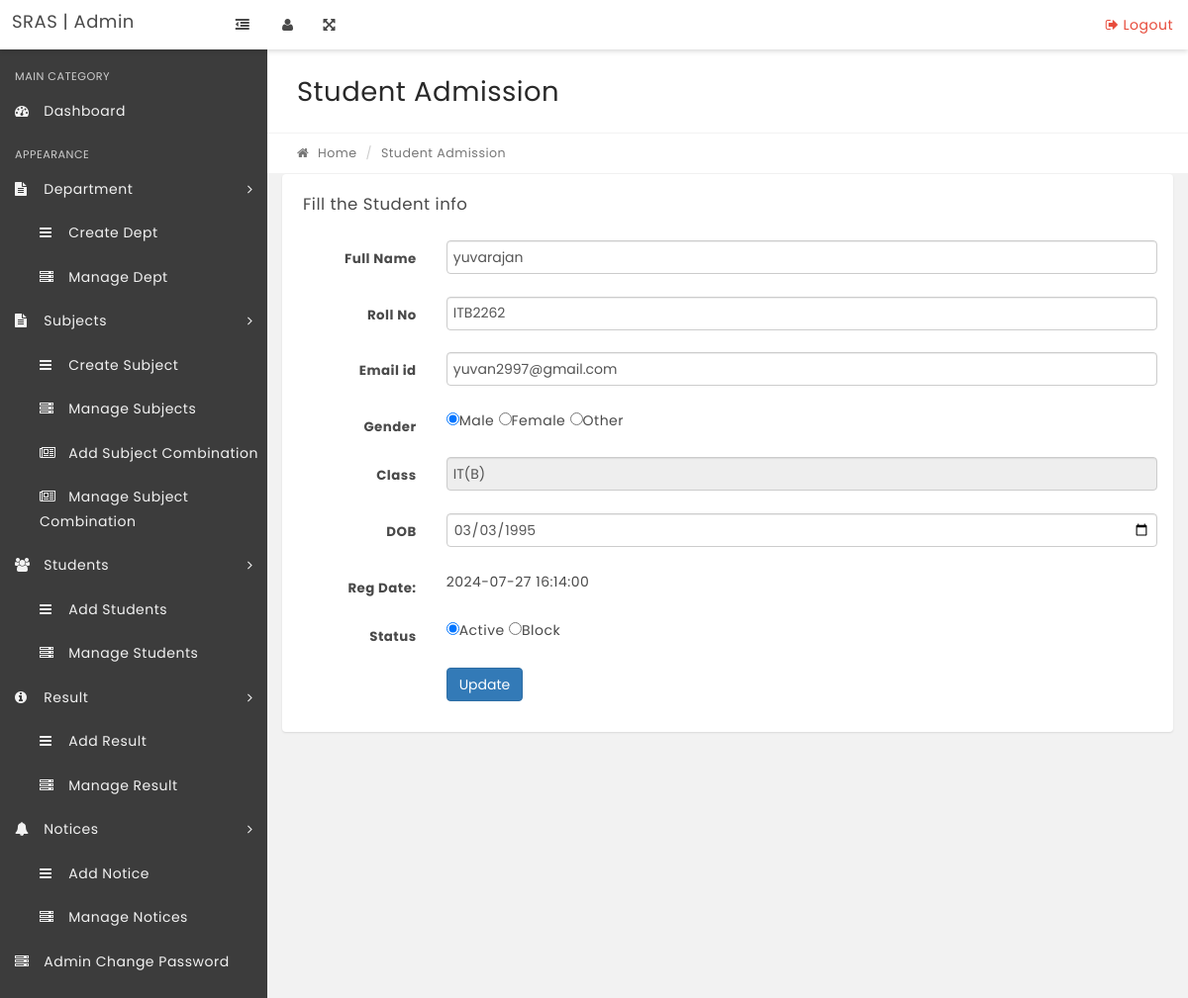
Page /edit-student.php?stid=1 on the committed database.
### tables this page shows
CREATE TABLE `tblstudents` (
  `StudentId` int(11) NOT NULL,
  `StudentName` varchar(100) DEFAULT NULL,
  `RollId` varchar(100) DEFAULT NULL,
  `StudentEmail` varchar(100) DEFAULT NULL,
  `Gender` varchar(10) DEFAULT NULL,
  `DOB` varchar(100) DEFAULT NULL,
  `ClassId` int(11) DEFAULT NULL,
  `RegDate` timestamp NULL DEFAULT current_timestamp(),
  `UpdationDate` timestamp NULL DEFAULT NULL,
  `Status` int(1) DEFAULT NULL
);

CREATE TABLE `tblclasses` (
  `id` int(11) NOT NULL,
  `ClassName` varchar(80) DEFAULT NULL,
  `ClassNameNumeric` int(4) DEFAULT NULL,
  `Section` varchar(5) DEFAULT NULL,
  `CreationDate` timestamp NULL DEFAULT current_timestamp(),
  `UpdationDate` timestamp NULL DEFAULT NULL
);

### edit-student.php (the view, shortened to what this page needs)
<?php
include('includes/config.php');
if(strlen($_SESSION['alogin'])=="")
    {
    header("Location: index.php");
    }
    else{
$stid=intval($_GET['stid']);
?>
<!DOCTYPE html>
<html lang="en">
    <head>
        <link rel="stylesheet" href="css/bootstrap.min.css" media="screen" >
        <link rel="stylesheet" href="css/font-awesome.min.css" media="screen" >
        <link rel="stylesheet" href="css/animate-css/animate.min.css" media="screen" >
        <link rel="stylesheet" href="css/lobipanel/lobipanel.min.css" media="screen" >
        <link rel="stylesheet" href="css/prism/prism.css" media="screen" >
        <link rel="stylesheet" href="css/select2/select2.min.css" >
        <link rel="stylesheet" href="css/main.css" media="screen" >
    </head>
    <body class="top-navbar-fixed">
        <div class="main-wrapper">
  <?php include('includes/topbar.php');?>
            <div class="content-wrapper">
                <div class="content-container">
                   <?php include('includes/leftbar.php');?>
                    <div class="main-page">
                     <div class="container-fluid">
                            <div class="row page-title-div">
                                <div class="col-md-6">
                                    <h2 class="title">Student Admission</h2>
                                </div>
                            </div>
                            <div class="row breadcrumb-div">
                                <div class="col-md-6">
                                    <ul class="breadcrumb">
                                        <li><a href="dashboard.php"><i class="fa fa-home"></i> Home</a></li>
                                        <li class="active">Student Admission</li>
                                    </ul>
                                </div>
                            </div>
                        </div>
                        <div class="container-fluid">
                        <div class="row">
                                    <div class="col-md-12">
                                        <div class="panel">
                                            <div class="panel-heading">
                                                <div class="panel-title">
                                                    <h5>Fill the Student info</h5>
                                                </div>
                                            </div>
                                            <div class="panel-body">
                                                <form class="form-horizontal" method="post">
<?php
$sql = "SELECT tblstudents.StudentName,tblstudents.RollId,tblstudents.RegDate,tblstudents.StudentId,tblstudents.Status,tblstudents.StudentEmail,tblstudents.Gender,tblstudents.DOB,tblclasses.ClassName,tblclasses.Section from tblstudents join tblclasses on tblclasses.id=tblstudents.ClassId where tblstudents.StudentId=:stid";
$query = $dbh->prepare($sql);
$query->bindParam(':stid',$stid,PDO::PARAM_STR);
$query->execute();
$results=$query->fetchAll(PDO::FETCH_OBJ);
if($query->rowCount() > 0)
{
foreach($results as $result)
{  ?>
<div class="form-group">
<label for="default" class="col-sm-2 control-label">Full Name</label>
<div class="col-sm-10">
<input type="text" name="fullanme" class="form-control" id="fullanme" value="<?php echo htmlentities($result->StudentName)?>" required="required" autocomplete="off">
</div>
</div>
<div class="form-group">
<label for="default" class="col-sm-2 control-label">Roll No</label>
<div class="col-sm-10">
<input type="text" name="rollid" class="form-control" id="rollid" value="<?php echo htmlentities($result->RollId)?>" maxlength="8" required="required" autocomplete="off">
</div>
</div>
<div class="form-group">
<label for="default" class="col-sm-2 control-label">Email id</label>
<div class="col-sm-10">
<input type="email" name="emailid" class="form-control" id="email" value="<?php echo htmlentities($result->StudentEmail)?>" required="required" autocomplete="off">
</div>
</div>
<div class="form-group">
<label for="default" class="col-sm-2 control-label">Gender</label>
<div class="col-sm-10">
<?php  $gndr=$result->Gender;
if($gndr=="Male")
{
?>
<input type="radio" name="gender" value="Male" required="required" checked>Male <input type="radio" name="gender" value="Female" required="required">Female <input type="radio" name="gender" value="Other" required="required">Other
<?php }?>
</div>
</div>
                                                    <div class="form-group">
                                                        <label for="default" class="col-sm-2 control-label">Class</label>
                                                        <div class="col-sm-10">
<input type="text" name="classname" class="form-control" id="classname" value="<?php echo htmlentities($result->ClassName)?>(<?php echo htmlentities($result->Section)?>)" readonly>
                                                        </div>
                                                    </div>
<div class="form-group">
                                                        <label for="date" class="col-sm-2 control-label">DOB</label>
                                                        <div class="col-sm-10">
                <input type="date"  name="dob" class="form-control" value="<?php echo htmlentities($result->DOB)?>" id="date">
                                                        </div>
                                                    </div>
<div class="form-group">
<label for="default" class="col-sm-2 control-label">Reg Date: </label>
<div class="col-sm-10">
<?php echo htmlentities($result->RegDate)?>
</div>
</div>
<div class="form-group">
<label for="default" class="col-sm-2 control-label">Status</label>
<div class="col-sm-10">
<?php  $stats=$result->Status;
if($stats=="1")
{
?>
<input type="radio" name="status" value="1" required="required" checked>Active <input type="radio" name="status" value="0" required="required">Block
<?php }?>
</div>
</div>
<?php }} ?>
                                                    <div class="form-group">
                                                        <div class="col-sm-offset-2 col-sm-10">
                                                            <button type="submit" name="submit" class="btn btn-primary">Update</button>
                                                        </div>
                                                    </div>
                                                </form>
                                            </div>
                                        </div>
                                    </div>
                                </div>
                    </div>
                </div>
            </div>
        </div>
    </body>
</html>
<?PHP } ?>

### rows in the picture
tblstudents: fullanme "yuvarajan", rollid "ITB2262", emailid "yuvan2997@gmail.com", classname "IT(B)", dob "03/03/1995", RegDate "2024-07-27 16:14:00"
